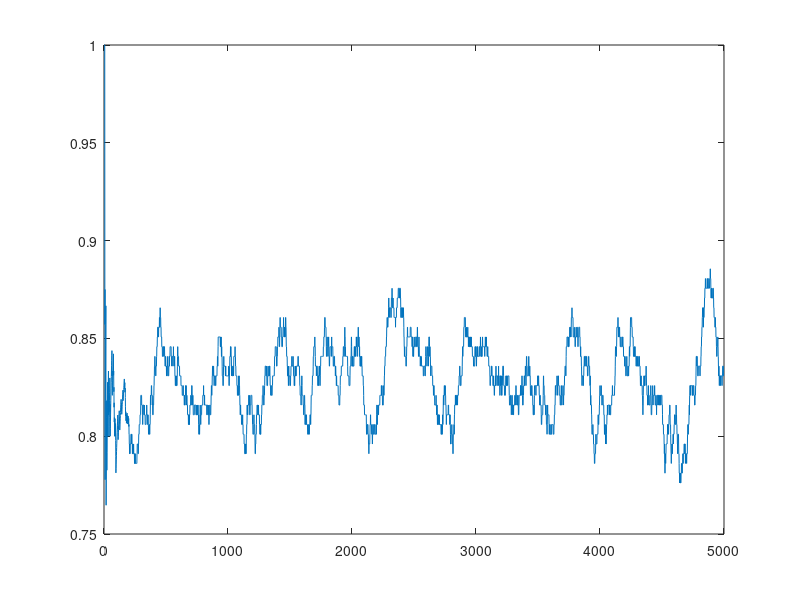

This figure's MATLAB source:
% prr smoothing
% 
load('link_quality_80.mat');
link3f;
rate = zeros(5000,1);
rate(1) = 1;
window_size = 200;

for i = 2:1:5000
    if i<=window_size
        rate(i) = mean(link3f(1:i));
    else
        rate(i) = mean(link3f(i-window_size:i));
    end
end
figure;
plot(1:1:5000,rate);
